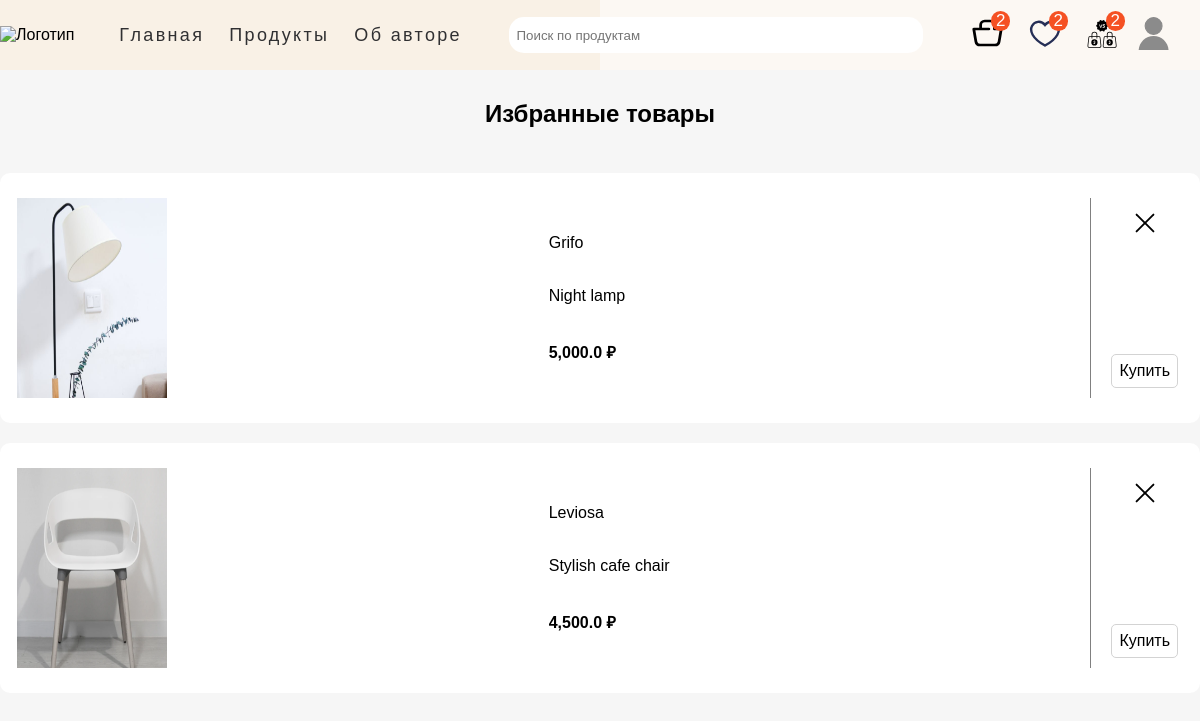
The page /favourites/ (signed in) on the database its author committed.
### main_page/models.py (models this page shows, shortened)
class Menu(models.Model):
    title = models.CharField(max_length=50)
    url = models.CharField(max_length=100)
    class Meta:
        verbose_name = 'Меню'
        verbose_name_plural = 'Меню'

class Product(models.Model):
    category = models.ForeignKey(Category, on_delete=models.CASCADE, null=True,
                                 verbose_name='Категория')
    name = models.CharField(max_length=50, db_index=True, verbose_name='Наименование', null=True)
    slug = models.SlugField(max_length=100, db_index=True, null=True, verbose_name='Слаг')
    description = models.TextField(max_length=350, verbose_name='Описание', null=True)
    img = models.ImageField(upload_to='main_page/images', verbose_name='Изображение', null=True)
    width = models.CharField(max_length=10, verbose_name='Ширина (см)', null=True)
    height = models.CharField(max_length=10, verbose_name='Высота (см)', null=True)
    weight = models.CharField(max_length=10, verbose_name='Вес (кг)', null=True)
    price = models.FloatField(max_length=6, verbose_name='Цена (руб)', null=True)
    discount_price = models.CharField(max_length=10, null=True, verbose_name='Цена со скидкой')
    start_date = models.DateTimeField(null=True, blank=True, verbose_name='Дата старта распродажи')
    end_date = models.DateTimeField(null=True, blank=True, verbose_name='Дата окончания распродажи')
    availability_status = models.ForeignKey(ProductAvailability, on_delete=models.CASCADE, null=True, verbose_name='Наличие')
    vote_total = models.IntegerField(default=0, null=True, blank=True)
    vote_ratio = models.IntegerField(default=0, null=True, blank=True)
    created = models.DateTimeField(auto_now_add=True, null=True)
    updated = models.DateTimeField(auto_now=True, null=True)
    cart_prods = models.ForeignKey(ShoppingCart, on_delete=models.CASCADE, null=True)
    class Meta:
        ordering = ('name', '-vote_ratio', '-vote_total')
        index_together = ('id', 'slug',)
        verbose_name = 'Товар'
        verbose_name_plural = 'Товары'
    def get_absolute_url(self):
        return reverse('main_page:product_detail', args=[self.id, self.slug])

### favourites/views.py (the view)
# urls.py: path('', views.get_favourite_products, name='all_products'),
@login_required
def get_favourite_products(request):
    menu = Menu.objects.all()
    user = request.user
    cart_prods_counter = user.shoppingcart_set.all()
    favourite_prods_counter = user.favourite_set.all()
    compare_prods_counter = user.compare_set.all()
    favourites_item = request.user.favourite_set.all()
    favourites_item = [item.product for item in favourites_item]
    return render(request, 'favourites/favourites.html', {
        'favourites_item': favourites_item,
        'menu': menu,
        'cart_prods_counter': cart_prods_counter,
        'favourite_prods_counter': favourite_prods_counter,
        'compare_prods_counter': compare_prods_counter,
    })

### templates/favourites/favourites.html
{% extends 'main_page/base.html' %}
{% load static %}
{% block css %}
    <link rel="stylesheet" href="{% static 'css/favourites.css' %}">
{% endblock %}
{% block content %}
    <h2>Избранные товары</h2>
    <section class="favourites-content container content">
        <div class="favourites-tape">
            {% for item in favourites_item %}
                <div class="product-card">
                    <a href="{{ item.get_absolute_url }}">
                        <img src="{{ item.img.url }}" height="200" width="150" alt="Товар">
                    </a>
                    <div class="product-description">
                        <p>{{ item.name }}</p>
                        <p>{{ item.description }}</p>
                        <span><b>{{ item.price }} ₽</b></span>
                    </div>
                    <div class="interaction-item">
                        <a class="remove-prod" href="{% url 'favourites:remove_item' item.id %}">
                            <img src="{% static 'favourites/remove-icon.svg' %}" height="30" width="30"
                                 alt="Удалить избранное">
                        </a>
                        <a class="buy-prod" href="{% url 'cart:add_item' item.id %}">Купить</a>
                    </div>
                </div>
            {% endfor %}
        </div>
    </section>
{% endblock %}

### templates/main_page/base.html (shortened to what this page needs)
<!DOCTYPE html>
{% load static %}
<html lang="en">
<head>
    <link rel="stylesheet" href="{% static 'css/base.css' %}">
    <link rel="stylesheet" href="{% static 'fonts/Gilroy-Medium.woff' %}">
    {% block css %} {% endblock %}
</head>
<body>
    <header class="page-header">
        <div class="page-header__wrapper container">
            <nav class="site-nav page-header__site-nav">
                <div class="page-header__logo">
                    <a href="{% url 'home_page' %}">
                        <img src="{% static 'main_page/funiro-logo.svg' %}" alt="Логотип">
                    </a>
                </div>
                <ul class="site-nav__list">
                    {% for item in menu %}
                        <li class="site-nav__item"><a href="{{ item.url }}">{{ item.title }}</a></li>
                    {% endfor %}
                </ul>
            </nav>
            <div class="site-nav__search-block">
                <form action="{% url 'main_page:index' %}" method="get">
                    <div class="form_field">
                        <input class="search-bar" id="formInput#search" type="text" name="search_query"
                               value="{{ search_query }}" placeholder="Поиск по продуктам"/>
                    </div>
                </form>
            </div>
            <div class="user-nav__user-block">
                {% if user.is_authenticated %}
                    <div class="user-nav__shop_block">
                        <span class="cart-counter">{{ cart_prods_counter.count }}</span>
                        <span class="favourite-counter">{{ favourite_prods_counter.count }}</span>
                        <span class="compare-counter">{{ compare_prods_counter.count }}</span>
                        <a href="{% url 'cart:cart' %}"><img src="{% static 'main_page/shop_cart.svg' %}"
                                                             height="32" width="33" alt="Корзина товаров">
                        </a>
                        <a href="{% url 'favourites:all_products' %}"><img src="{% static 'main_page/favourites-icon.svg' %}"
                                                                           width="32" height="33" alt="Избранное">
                        </a>
                        <a href="{% url 'compare:all_compare' %}"><img src="{% static 'main_page/compare.svg' %}"
                                                                       width="32" height="33" alt="Избранное">
                        </a>
                    </div>
                    <div class="user-nav__profile">
                        <a class="user-nav__logo" id="user-icon" href="{% url 'main_page:index' %}">
                            <img src="{% static 'main_page/user_logo.svg' %}"
                                 width="32" height="33" alt="Пользователь">
                        </a>
                    </div>
                {% else %}
                    <ul class="user-nav__user-auth">
                        <li><a href="{% url 'signup' %}">Зарегистрироваться</a></li>
                        <li><a href="{% url 'login' %}">Войти</a></li>
                    </ul>
                {% endif %}
            </div>
        </div>
    </header>
{% block content %}{% endblock %}
</body>
</html>

### main_page/static/css/base.css (style rules this page uses)
html, body { height: 100%; }
body { padding: 0; margin: 0; font-family: 'Gilroy Medium', 'Arial', sans-serif; background-color: #ffffff; }
.page-header { left: 0; background-image: url("../main_page/main-back-2.png"), url("../main_page/main-back-1.png"); background-size: 50% 100%, 50% 100%; background-repeat: no-repeat, no-repeat; background-position: left, right; }
h1, h2, h3, p { margin: 0; padding: 0; }
.container { max-width: 1240px; min-width: 320px; margin: 0 auto; box-sizing: border-box }
a { text-decoration: none; color: black; cursor: pointer; }
.page-header { position: sticky; top: 0; z-index: 100; }
ul { margin: 0; padding: 0; }
.page-header { background-color: lightgray; }
.page-header__wrapper { display: flex; flex-wrap: wrap; justify-content: space-between; align-items: center; height: 70px; }
.page-header__site-nav { display: flex; align-items: center; }
.site-nav__list { display: flex; margin-left: 20px; list-style: none; }
.site-nav__search-block { position: relative; }
.site-nav__search-block input { width: 400px; height: 30px; border-radius: 15px; padding: 3px 7px 3px 7px; border: none; }
.site-nav__item, .user-nav__logo { margin: 15px 0 15px 0; padding-left: 25px; }
.site-nav__item a { font-size: 18px; line-height: 19px; color: #303032; letter-spacing: .13em; }
.user-nav__user-block { display: flex; align-items: center; }
.user-nav__logo { margin: 0; padding: 0; }
.user-nav__profile { display: flex; justify-content: center; flex-direction: column; align-items: center; margin-right: 30px; }
.user-nav__profile { position: relative; display: block; }
.user-nav__shop_block { display: flex; position: relative; margin-right: 20px; }
.user-nav__shop_block a:not(:last-child) { margin-right: 25px; }
.user-nav__shop_block span { position: absolute; text-transform: uppercase; font-size: 17px; padding: 0 5px 0 5px; border-radius: 100%; color: white; background-color: #f55123; }
.cart-counter { top: -6px; left: 20px; }
.favourite-counter { top: -6px; right:50px; }
.compare-counter { top: -6px; right: -7px; }

### favourites/static/css/favourites.css (style rules this page uses)
body { padding: 0; margin: 0; background-color: #f6f6f6; }
h2 { text-align: center; padding: 30px 0 30px 0; }
a { text-decoration: none; color: black; cursor: pointer; }
.favourites-content { margin-top: 15px; }
.favourites-tape { display: flex; flex-direction: column; }
.product-card { display: flex; justify-content: space-between; height: 200px; margin: 0 0 20px 0; border-radius: 10px; background-color: #ffffff; padding: 25px 17px; }
.product-description { display: flex; flex-direction: column; justify-content: space-evenly; padding: 0 10px 0 20px; min-width: 170px; text-align: justify; }
.interaction-item { display: flex; flex-direction: column; justify-content: space-between; border-left: 1px solid gray; text-align: center; padding: 10px 5px 10px 20px; }
.buy-prod { border-radius: 5px; border: 1px solid lightgray; padding: 7px; }

### rows shown on the page
Menu: title "Главная"
Menu: title "Продукты"
Menu: title "Об авторе"
Product: img (picture), name "Grifo", description "Night lamp", price "5,000.0"
Product: img (picture), name "Leviosa", description "Stylish cafe chair", price "4,500.0"

### other values the page prints
{{ cart_prods_counter.count }} "2"
{{ favourite_prods_counter.count }} "2"
{{ compare_prods_counter.count }} "2"
